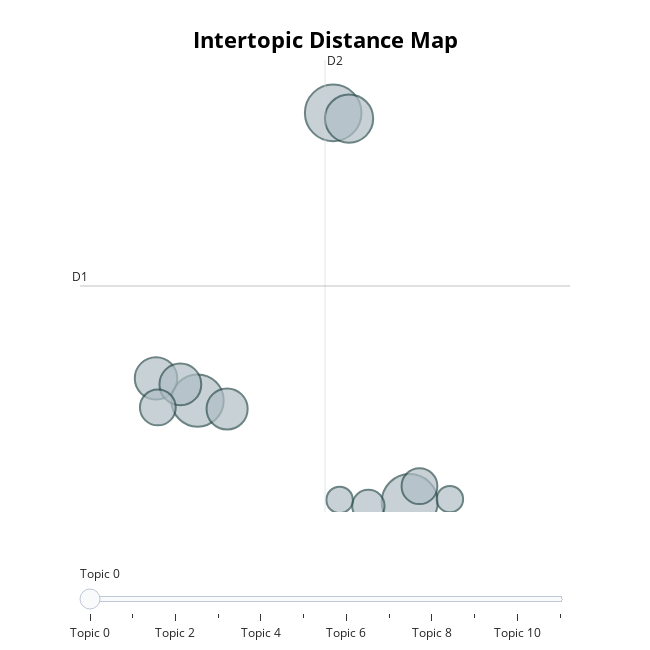

Write notebook code for a chart like this one.
### Code cell
topic_model.visualize_topics()

### Figure 1 — Plotly figure (JSON) as saved in the notebook; plotly's stock layout.template omitted (floating-point values rounded to 4 significant figures)
{"data": [{"customdata": [[0, "balkan insight | macedonia | balkan | macedonian | north macedonia", 55], [1, "anti corruption | against corruption | corruption and | corruption | corruption is", 54], [2, "europe committee | judicial council | judges independence | ministers 2010 | the council", 47], [3, "estonia | 2021 | estonian | october 2021 | 2021 err", 40], [4, "government has | of 2019 | in 2019 | compliance | compliance with", 31], [5, "report slovakia | slovakia 2014 | slovakia | of slovakia | slovakia and", 30], [6, "european court | eu justice | tribunal | european commission | court of", 29], [7, "corrupt practices | consider corruption | corruption is | punished eu | corruption", 22], [8, "europe committee | of journalists | journalists | journalists and | council of", 22], [9, "corruption prevention | on corruption | preventing corruption | prosecutors greco | corruption", 18], [10, "eu directorate | corruption directorate | corruption in | corruption | towards corruption", 12], [11, "democracy score | ratings reflect | ratings for | ratings are | ratings", 12]], "hovertemplate": "<b>Topic %{customdata[0]}</b><br>%{customdata[1]}<br>Size: %{customdata[2]}", "legendgroup": "", "marker": {"color": "#B0BEC5", "line": {"color": "DarkSlateGrey", "width": 2}, "size": [55, 54, 47, 40, 31, 30, 29, 22, 22, 18, 12, 12], "sizemode": "area", "sizeref": 0.03438, "symbol": "circle"}, "mode": "markers", "name": "", "orientation": "v", "showlegend": false, "type": "scatter", "x": [9.187, 10.22, 7.365, 9.4, 6.807, 7.134, 7.762, 10.35, 6.832, 9.66, 10.76, 9.274], "xaxis": "x", "y": [13.24, -1.377, 2.436, 13.02, 3.268, 3.041, 2.12, -0.7823, 2.174, -1.522, -1.267, -1.296], "yaxis": "y"}], "layout": {"annotations": [{"showarrow": false, "text": "D1", "x": 5.786, "y": 6.736, "yshift": 10}, {"showarrow": false, "text": "D2", "x": 9.077, "xshift": 10, "y": 15.22}], "height": 650, "hoverlabel": {"bgcolor": "white", "font": {"family": "Rockwell", "size": 16}}, "legend": {"itemsizing": "constant", "tracegroupgap": 0}, "margin": {"t": 60}, "shapes": [{"line": {"color": "#CFD8DC", "width": 2}, "type": "line", "x0": 9.077, "x1": 9.077, "y0": -1.75, "y1": 15.22}, {"line": {"color": "#9E9E9E", "width": 2}, "type": "line", "x0": 5.786, "x1": 12.37, "y0": 6.736, "y1": 6.736}], "sliders": [{"active": 0, "pad": {"t": 50}, "steps": [{"args": [{"marker.color": [["red", "#B0BEC5", "#B0BEC5", "#B0BEC5", "#B0BEC5", "#B0BEC5", "#B0BEC5", "#B0BEC5", "#B0BEC5", "#B0BEC5", "#B0BEC5", "#B0BEC5"]]}], "label": "Topic 0", "method": "update"}, {"args": [{"marker.color": [["#B0BEC5", "red", "#B0BEC5", "#B0BEC5", "#B0BEC5", "#B0BEC5", "#B0BEC5", "#B0BEC5", "#B0BEC5", "#B0BEC5", "#B0BEC5", "#B0BEC5"]]}], "label": "Topic 1", "method": "update"}, {"args": [{"marker.color": [["#B0BEC5", "#B0BEC5", "red", "#B0BEC5", "#B0BEC5", "#B0BEC5", "#B0BEC5", "#B0BEC5", "#B0BEC5", "#B0BEC5", "#B0BEC5", "#B0BEC5"]]}], "label": "Topic 2", "method": "update"}, {"args": [{"marker.color": [["#B0BEC5", "#B0BEC5", "#B0BEC5", "red", "#B0BEC5", "#B0BEC5", "#B0BEC5", "#B0BEC5", "#B0BEC5", "#B0BEC5", "#B0BEC5", "#B0BEC5"]]}], "label": "Topic 3", "method": "update"}, {"args": [{"marker.color": [["#B0BEC5", "#B0BEC5", "#B0BEC5", "#B0BEC5", "red", "#B0BEC5", "#B0BEC5", "#B0BEC5", "#B0BEC5", "#B0BEC5", "#B0BEC5", "#B0BEC5"]]}], "label": "Topic 4", "method": "update"}, {"args": [{"marker.color": [["#B0BEC5", "#B0BEC5", "#B0BEC5", "#B0BEC5", "#B0BEC5", "red", "#B0BEC5", "#B0BEC5", "#B0BEC5", "#B0BEC5", "#B0BEC5", "#B0BEC5"]]}], "label": "Topic 5", "method": "update"}, {"args": [{"marker.color": [["#B0BEC5", "#B0BEC5", "#B0BEC5", "#B0BEC5", "#B0BEC5", "#B0BEC5", "red", "#B0BEC5", "#B0BEC5", "#B0BEC5", "#B0BEC5", "#B0BEC5"]]}], "label": "Topic 6", "method": "update"}, {"args": [{"marker.color": [["#B0BEC5", "#B0BEC5", "#B0BEC5", "#B0BEC5", "#B0BEC5", "#B0BEC5", "#B0BEC5", "red", "#B0BEC5", "#B0BEC5", "#B0BEC5", "#B0BEC5"]]}], "label": "Topic 7", "method": "update"}, {"args": [{"marker.color": [["#B0BEC5", "#B0BEC5", "#B0BEC5", "#B0BEC5", "#B0BEC5", "#B0BEC5", "#B0BEC5", "#B0BEC5", "red", "#B0BEC5", "#B0BEC5", "#B0BEC5"]]}], "label": "Topic 8", "method": "update"}, {"args": [{"marker.color": [["#B0BEC5", "#B0BEC5", "#B0BEC5", "#B0BEC5", "#B0BEC5", "#B0BEC5", "#B0BEC5", "#B0BEC5", "#B0BEC5", "red", "#B0BEC5", "#B0BEC5"]]}], "label": "Topic 9", "method": "update"}, {"args": [{"marker.color": [["#B0BEC5", "#B0BEC5", "#B0BEC5", "#B0BEC5", "#B0BEC5", "#B0BEC5", "#B0BEC5", "#B0BEC5", "#B0BEC5", "#B0BEC5", "red", "#B0BEC5"]]}], "label": "Topic 10", "method": "update"}, {"args": [{"marker.color": [["#B0BEC5", "#B0BEC5", "#B0BEC5", "#B0BEC5", "#B0BEC5", "#B0BEC5", "#B0BEC5", "#B0BEC5", "#B0BEC5", "#B0BEC5", "#B0BEC5", "red"]]}], "label": "Topic 11", "method": "update"}]}], "title": {"font": {"color": "Black", "size": 22}, "text": "<b>Intertopic Distance Map</b>", "x": 0.5, "xanchor": "center", "y": 0.95, "yanchor": "top"}, "width": 650, "xaxis": {"anchor": "y", "domain": [0, 1], "range": [5.786, 12.37], "title": {"text": ""}, "type": "linear", "visible": false}, "yaxis": {"anchor": "x", "domain": [0, 1], "range": [-1.75, 15.22], "title": {"text": ""}, "type": "linear", "visible": false}}}
